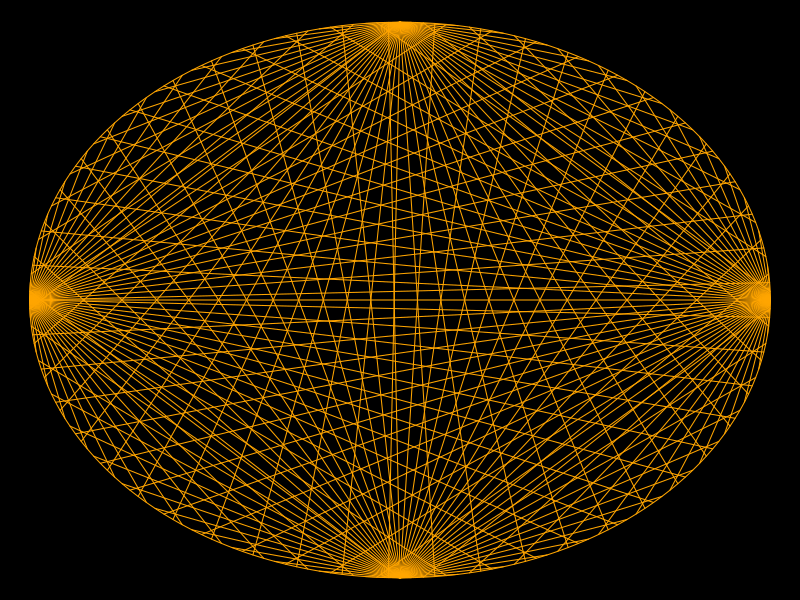

Write the R code that produced this figure.
# cardioid
# first we have to draw a circle
times.table <- function(k){

t = seq(0,2*pi,0.01) #sequence of angles

#coordinates
x = cos(t)
y = sin(t) 

par(bg='black',mar=rep(0,4))# remove margins and add black background
plot(x,y,type='l',col='orange')

#now we have to divide it in 20 points
# we will divide 2*pi into 20 parts (as angles)

t2 = seq(0,2*pi,2*pi/200)#from 0 to 2*pi ,by 2*pi/20
x2 = cos(t2)
y2 = sin(t2)
#add points to the plot

#points(x2,y2,pch=19,col='orange')

#lets check length of x2
# it has 21 points,starting from 0 (point numbers)

#since we dont need 0th point, we will remove it
# create new vector for needed points
x3 = x2[2:length(x2)]#all x2 elements except the first one
y3 = y2[2:length(y2)]

##since its has 20 points, and we need to
#connect the points with their doubled points
#so we need 40 points for them
#lets duplicate x3 and y3
x3 = rep(x3,k) #replicate k times
y3 = rep(y3,k) #y3 2 times
# we are storing them in x3 and y3 respectively


#finally we can now connect them
#index of x2 (20points)
s = 1:length(x2)

#we will use segments function
#segments(x0,y0,x1,y1)
segments(x3[s],y3[s],x3[k*s],y3[k*s],col='orange')
#connecting to doubles

#now lets make it for k times table

}
#calling the function
times.table(50)


# Video --  
